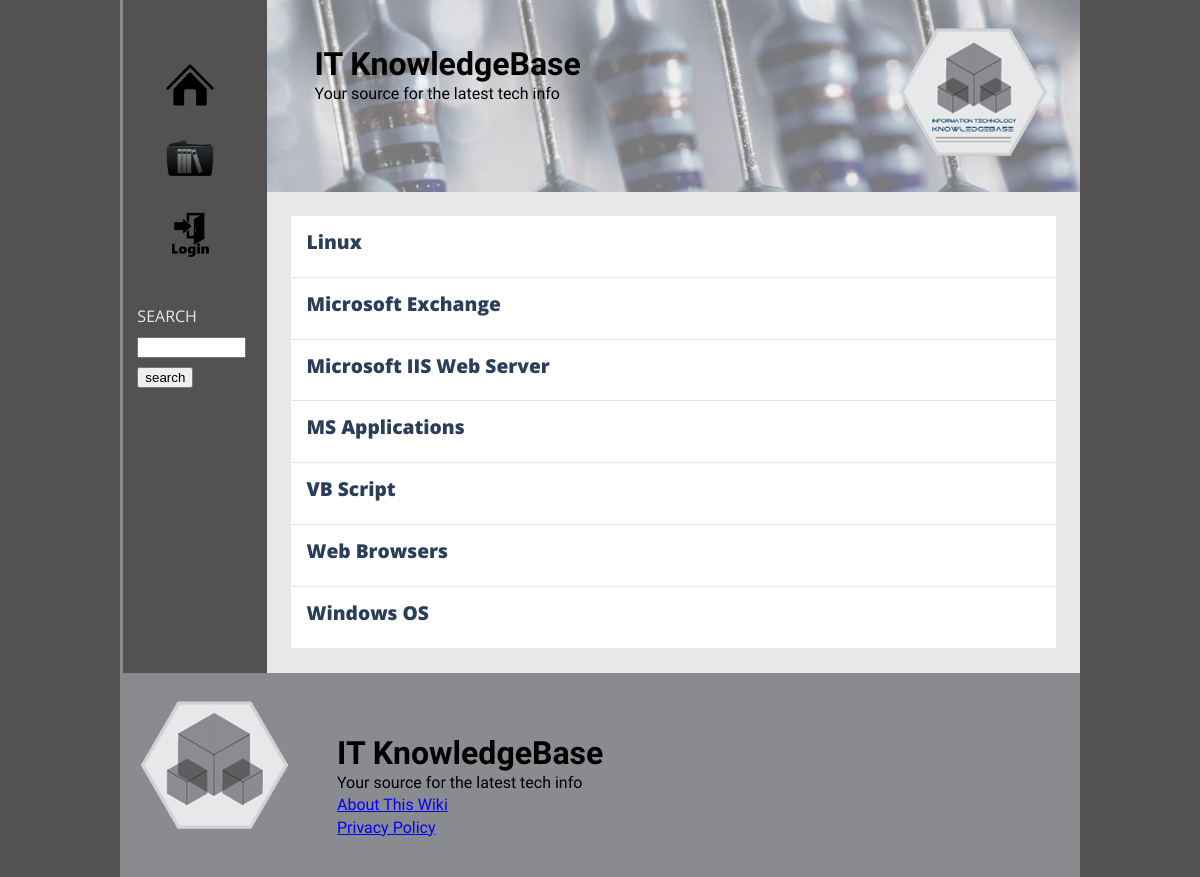
The app's page /wiki/categories.php with its own data.
### tables this page shows
CREATE TABLE IF NOT EXISTS `categories` (
  `category_id` int(11) NOT NULL AUTO_INCREMENT,
  `category_name` varchar(255) NOT NULL,
  `category_description` text NOT NULL,
  PRIMARY KEY (`category_id`)
);

### wiki/categories.php (the view, shortened to what this page needs)
<?php
include('includes/header.php');
include('includes/sidebar.php');
?>
<main>
	<?php
		$query = "SELECT category_id, category_name
						FROM categories
						WHERE category_id != 4
						ORDER BY category_name ASC";
		$result = $db->query($query);
	if($result->num_rows > 0) {
		while($row = $result->fetch_assoc()){
		?>
		<div class="category">
			<h2><a href="category.php?category_id=<?php echo $row['category_id']; ?>"><?php echo $row['category_name']; ?></a></h2>
		</div>
		<?php }
	} ?>
<?php include('includes/footer.php'); ?>

### wiki/css/style.css (style rules this page uses)
html { background-color: #545152; font-family: 'Open Sans', sans-serif; }
main { background-color: #e9e8e8; float: left; min-height: 23em; padding: 1.5em; width: 85%; }
main h2, main h3 { color: #2A3E59; }
main a, main a:visited { color: #2A3E59; }
main div h2 a { color: #2A3E59; text-decoration: none; }
main div.category { background-color: #FFF; border-bottom: 1px solid #E9E8E8; float: left; padding: 1em; width: 100%; }
main div.category a h2, main h2 { font-size: 1.2em; font-weight: 800; margin: 0 0 .5em 0; }

### records on screen
categories: category_name "Linux"
categories: category_name "Microsoft Exchange"
categories: category_name "Microsoft IIS Web Server"
categories: category_name "MS Applications"
categories: category_name "VB Script"
categories: category_name "Web Browsers"
categories: category_name "Windows OS"
